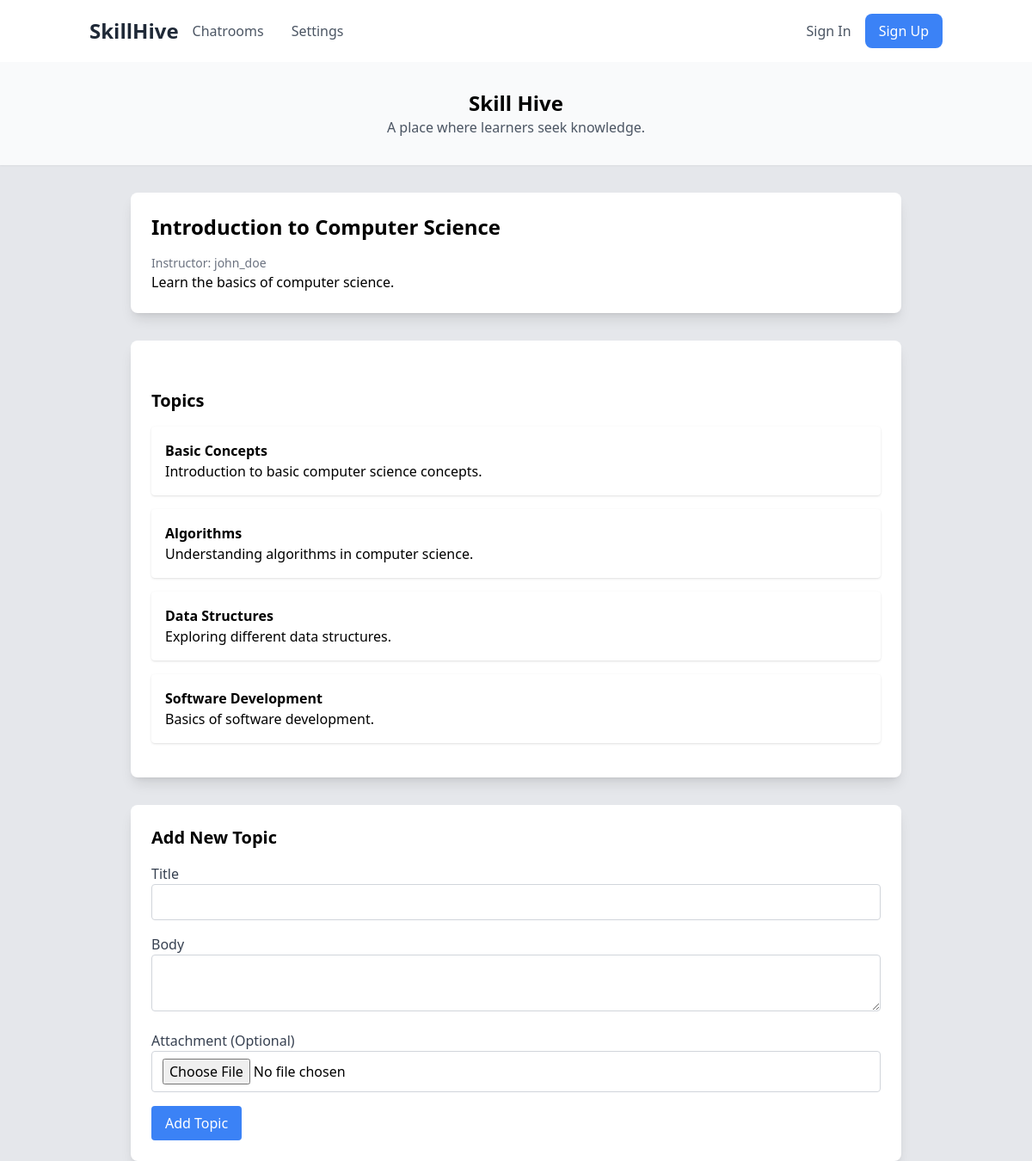
The app's page /course/1/ with its own data.
### courses/models.py (models this page shows)
class Course(models.Model):
    title = models.CharField(max_length=255)
    description = models.TextField()
    instructor = models.ForeignKey(
        Teacher, on_delete=models.CASCADE, related_name="courses"
    )
    created_at = models.DateTimeField(auto_now_add=True)

class Topic(models.Model):
    course = models.ForeignKey(Course, on_delete=models.CASCADE, related_name="topics")
    title = models.CharField(max_length=255)
    body = models.TextField()
    attachment = models.FileField(upload_to="attachments/", null=True, blank=True)
    created_at = models.DateTimeField(auto_now_add=True)

### accounts/models.py (models this page shows)
class Teacher(models.Model):
    user = models.OneToOneField(User, on_delete=models.CASCADE, primary_key=True)

class User(AbstractUser):
    email = models.EmailField(unique=True)
    is_student = models.BooleanField(default=False)
    is_teacher = models.BooleanField(default=False)

### courses/views.py (the view)
# urls.py: path("course/<int:course_id>/", views.course_detail, name="course_detail"),
def course_detail(request, course_id):
    course = get_object_or_404(Course, id=course_id)
    topics = course.topics.all()  # Assuming related name 'topics' in Topic model
    return render(
        request,
        "courses/_course_detail.html",
        {"course": course, "topics": topics},
    )

### templates/courses/_course_detail.html (shortened to what this page needs)
    {% extends "base.html" %}
    {% block content %}
<div class="w-full max-w-4xl mx-auto mt-8">
  <div class="bg-white shadow-lg rounded-lg p-6 mb-8">
    <h2 class="text-2xl font-bold mb-4">{{ course.title }}</h2>
    <p class="text-sm text-gray-500">
      Instructor: {{ course.instructor.user.username }}
    </p>
    <p>{{ course.description }}</p>
  </div>
  <div class="bg-white shadow-lg rounded-lg p-6 mb-8">
    <h2 class="text-xl font-bold mt-8"> Topics </h2>
    <div id="topics-list" class="mt-4">
      {% for topic in topics %} {% include "courses/_topic.html" %} {% endfor %}
    </div>
  </div>
<div class="bg-white shadow-lg rounded-lg p-6">
      <h4 class="text-xl font-bold mb-4">Add New Topic</h4>
      <form
        id="form"
        hx-post="{% url 'add_topic' course.id %}"
        hx-encoding="multipart/form-data"
        hx-target="#topics-list"
        hx-swap="beforeend"
        hx-on="htmx:afterRequest: this.reset()"
      >
        <div class="mb-4">
          <label for="title" class="block text-gray-700">Title</label>
          <input
            type="text"
            name="title"
            class="w-full border border-gray-300 rounded px-3 py-2"
            required
          />
        </div>
        <div class="mb-4">
          <label for="body" class="block text-gray-700">Body</label>
          <textarea
            name="body"
            class="w-full border border-gray-300 rounded px-3 py-2"
            required
          ></textarea>
        </div>
        <div class="mb-4">
          <label for="attachment" class="block text-gray-700"
            >Attachment (Optional)</label
          >
          <input
            type="file"
            name="attachment"
            class="w-full border border-gray-300 rounded px-3 py-2"
          />
        </div>
        <button type="submit" class="bg-blue-500 text-white py-2 px-4 rounded">
          Add Topic
        </button>
      </form>
    </div>
  </div>
{% endblock %}

### templates/courses/_topic.html (shortened to what this page needs)
<div class="bg-white shadow rounded p-4 mb-4">
  <h4 class="font-bold">{{ topic.title }}</h4>
  <p>{{ topic.body }}</p>
</div>

### records on screen
Course: title "Introduction to Computer Science", instructor.user.username "john_doe", description "Learn the basics of computer science."
Topic: title "Basic Concepts", body "Introduction to basic computer science concepts."
Topic: title "Algorithms", body "Understanding algorithms in computer science."
Topic: title "Data Structures", body "Exploring different data structures."
Topic: title "Software Development", body "Basics of software development."
